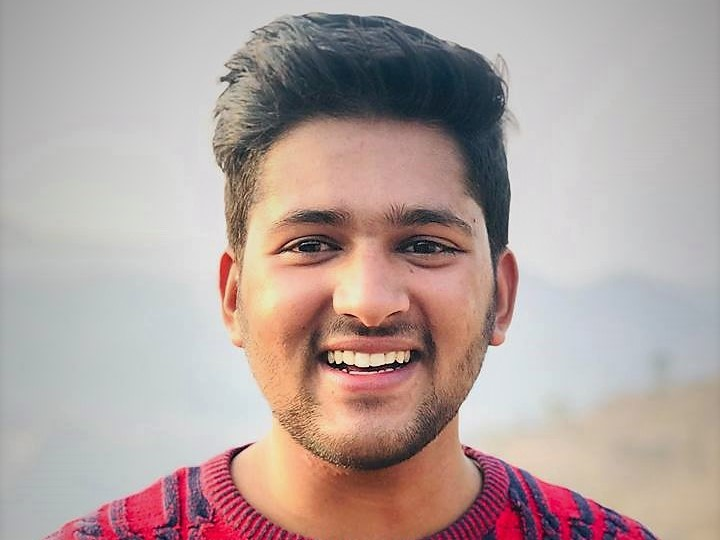
#> input picture Lab 7/rn.jpg, 720 x 540 px
$ jupyter execute FaceEyeDetection.ipynb
#> lines starting #> are read from the running program, lines starting #| are printed output that depends on the picture; after the words box and inside, x2 and y2 are one past the last pixel; in counts of white or black regions, pixels touching at a corner belong together
#> further down, img is the input picture: shape (540, 720, 3); mean B, G, R 159.5, 163.2, 180.3
# Pattern Recognition

[cell 1]
import numpy as np
import cv2

face_cascade = cv2.CascadeClassifier('haarcascade_frontalface_default.xml')
eye_cascade = cv2.CascadeClassifier('haarcascade_eye.xml')

def face_detection(img):
    faces = face_cascade.detectMultiScale(img, scaleFactor = 1.2, minNeighbors = 3,
                                          minSize = (30, 30))
#> faces = [[215, 123, 308, 308]]
    for (x, y, w, h) in faces:
        cv2.rectangle(img, (x, y), (x + w, y + h), (0, 255, 0), 2)
#> this loop made 1 pass
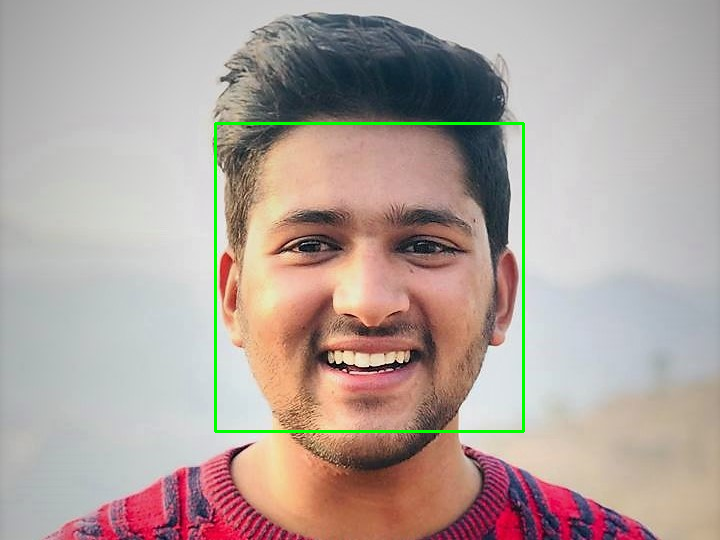
#> img: shape (540, 720, 3); 0.95% of pixels changed, all inside (x1, y1, x2, y2) = (214, 122, 525, 433)
    return img

def eye_detection(img):
    eyes = eye_cascade.detectMultiScale(img, scaleFactor = 1.35, minNeighbors = 3)
#> eyes = [[262, 198, 89, 89], [381, 210, 74, 74]]
    for (x, y, w, h) in eyes:
        cv2.rectangle(img, (x, y), (x + w, y + h), (255, 0, 0), 2)
#> this loop made 2 passes
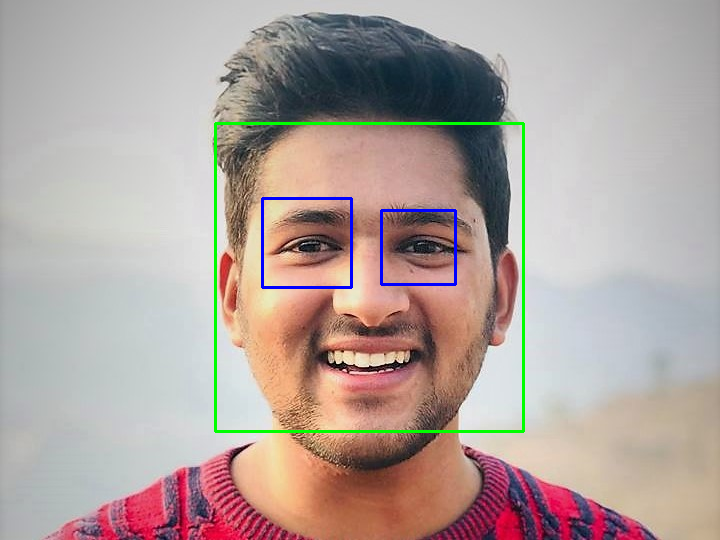
#> img: shape (540, 720, 3); 0.5% of pixels changed, all inside (x1, y1, x2, y2) = (261, 197, 457, 289)
    return img

img = cv2.imread('rn.jpg')
face = face_detection(img)
eye = eye_detection(img)

cv2.imshow('Face and Eye Detection', face)
cv2.waitKey(0)
cv2.destroyAllWindows()
